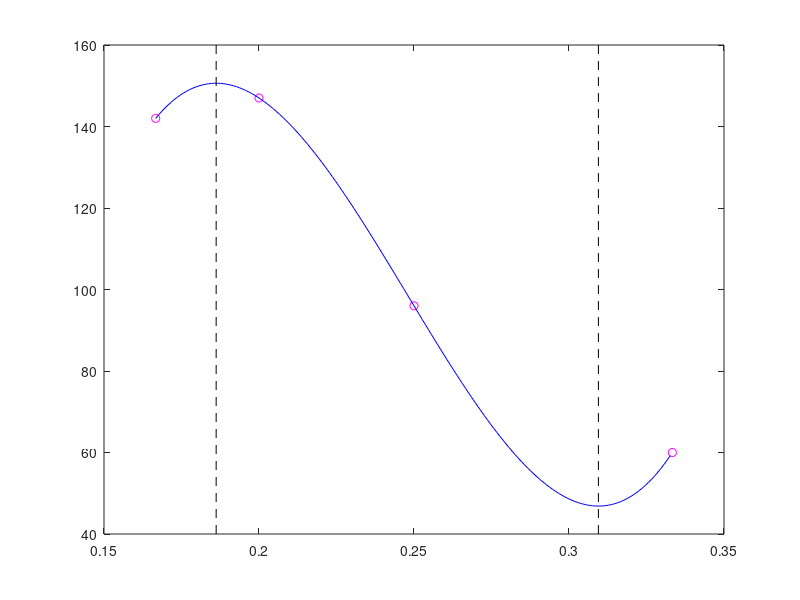

Source code (MATLAB):
clc; clear; close all

beta   = [1/3 1/4 1/5 1/6];
T_beta = [60 96 147 142];

coef_T   = polyfit(beta,T_beta,3);
coef_dT  = polyder(coef_T);
beta_ast = roots(coef_dT)

x1 = 1/6:0.001:1/3;
p = @(x) polyval(coef_T,x);
y1 = p(x1);
figure(1)
plot(beta,T_beta,'om',x1,y1,'-b')
hold on
plot([beta_ast(1) beta_ast(1)],[40 160],'--k')
plot([beta_ast(2) beta_ast(2)],[40 160],'--k')
hold off